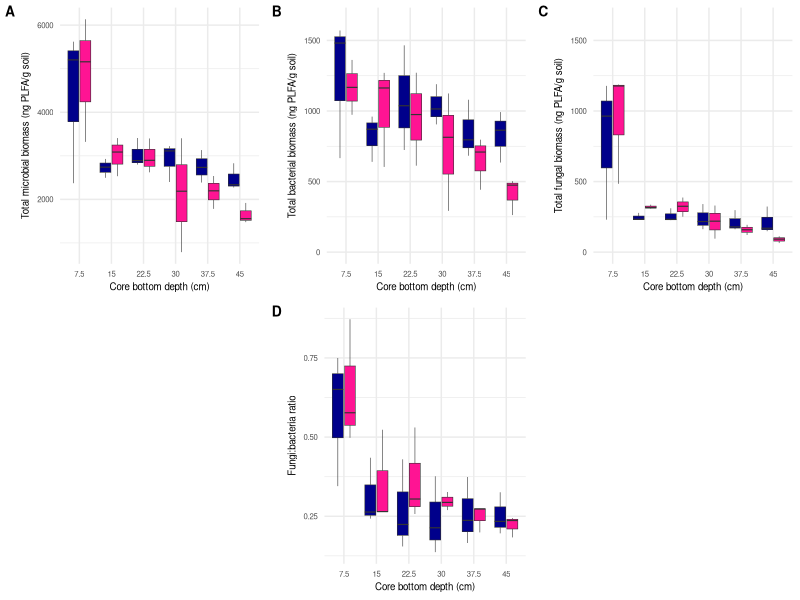
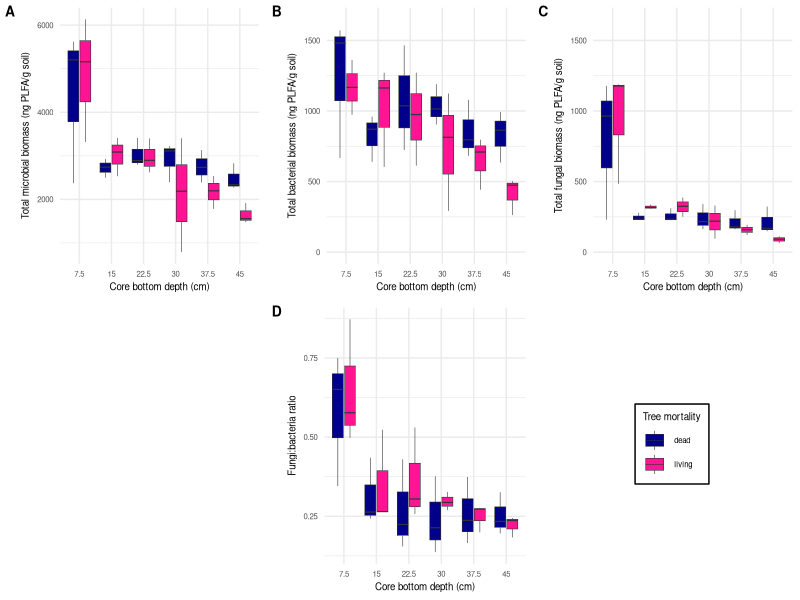
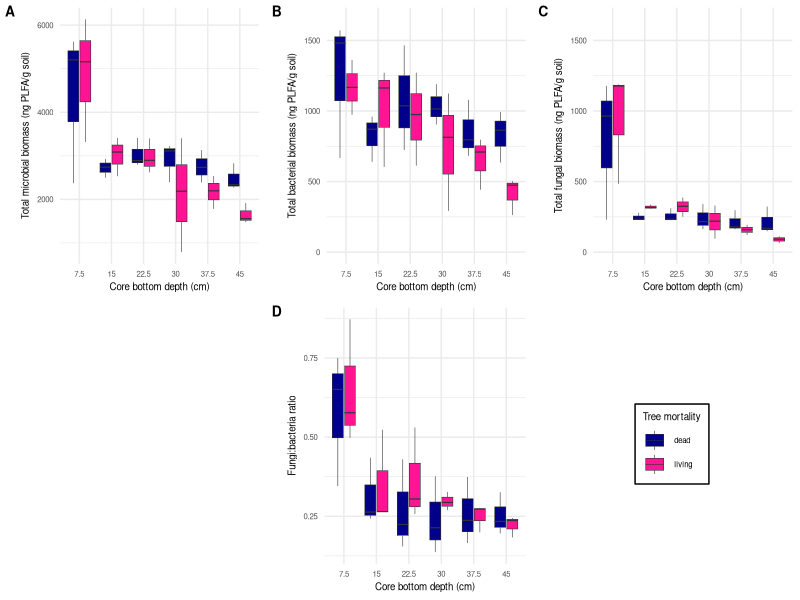
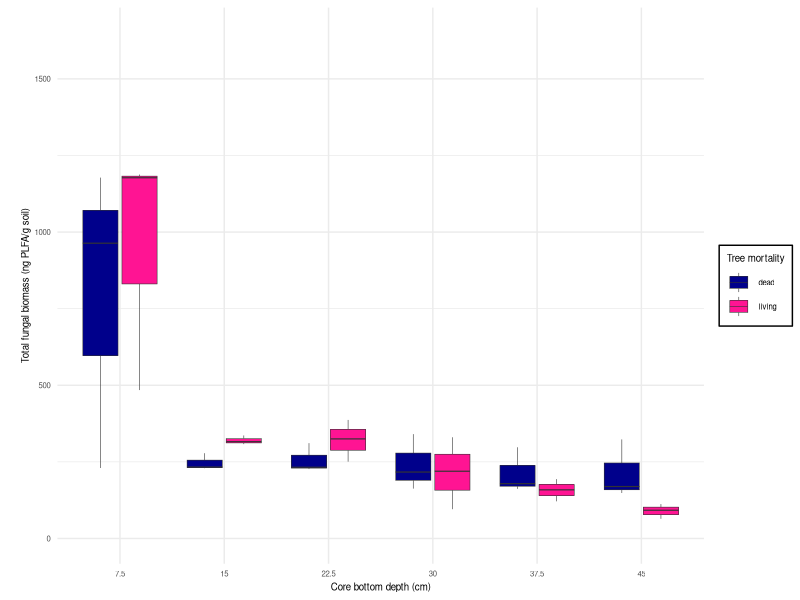

Reproduce these figures in R, in order. (Note: this script raises an error after producing the figures.)
## ---- chunk 1
knitr::opts_chunk$set(echo = TRUE)
## ---- chunk 2
library(tidyverse)
library(ggpubr)
library(cowplot)
## ---- chunk 3
# load in the metadata with PLFA data for all 36 samples
metadata36 <- read.csv("../../TidyData/Metadata/Results/per_sample_metadata_mip.csv")
## ---- chunk 4
discrete.depth = mutate(metadata36, core_bottom_depth_cm = as.character(core_bottom_depth_cm)) # make a dataframe in which depth is a discrete variable
discrete.depth$core_bottom_depth_cm <- factor(discrete.depth$core_bottom_depth_cm, levels=c("7.5", "15", "22.5", "30", "37.5", "45")) # put the levels of depth in order
## ---- chunk 5
fontSizeControl = theme(text = element_text(size = 7)) # code to add to each ggplot to set font size
ymax = 1650 # max ng lipid/g soil to show in bac and fun plot panels

makeMargins = theme(plot.margin = margin(t = 5.5, r = 5.5, b = 5.5, l = 15)) # widen left margin of each plot so the panel labels can fit in top left. 5.5 is default pt size for margins in ggplot.

boxplot_thinlines = geom_boxplot(linewidth = 0.2)

add_leg_box = theme(
    legend.background = element_rect(
      color = "black",
      linewidth = 0.5,
      linetype = "solid"
    )
  )
## ---- chunk 6
mic = ggplot(discrete.depth, aes(x = core_bottom_depth_cm, y = PLFA_Total_Living_Microbial_Biomass_ng_g, fill = Tree_Health)) +
  boxplot_thinlines +
  labs(x = "Core bottom depth (cm)", y = "Total microbial biomass (ng PLFA/g soil)") +
  theme_minimal()  + scale_fill_manual(name = "Tree mortality", values = c("darkblue", "deeppink")) + # colorblind-friendly colors 
  fontSizeControl +
  makeMargins

## ---- chunk 7
bac = ggplot(discrete.depth, aes(x = core_bottom_depth_cm, y = PLFA_Total_Bacteria_ng_g, fill = Tree_Health)) +
  boxplot_thinlines +
  labs(x = "Core bottom depth (cm)", y = "Total bacterial biomass (ng PLFA/g soil)") +
  theme_minimal() + scale_fill_manual(name = "Tree mortality", values = c("darkblue", "deeppink"))+ # colorblind-friendly colors
  fontSizeControl +
  ylim(0, ymax) + # set y-axis equal to other PLFA y axes
  makeMargins
## ---- chunk 8
fun = ggplot(discrete.depth, aes(x = core_bottom_depth_cm, y = PLFA_Total_Fungi_ng_g, fill = Tree_Health)) +
  boxplot_thinlines +
  labs(x = "Core bottom depth (cm)", y = "Total fungal biomass (ng PLFA/g soil)") +
  theme_minimal()+
  scale_fill_manual(name = "Tree mortality", values = c("darkblue", "deeppink"))+ # colorblind-friendly colors
  fontSizeControl +
  ylim(0, ymax) + # set y-axis equal to other PLFA y axes
  makeMargins +
  add_leg_box
## ---- chunk 9
discrete.depth = discrete.depth %>% 
  mutate(PLFA_fungi_to_bacteria_ratio = (PLFA_Total_Fungi_ng_g/PLFA_Total_Bacteria_ng_g)) # add column to discrete.depth metadata dataframe with computed fungi:bacteria ratio, based on PLFA biomass of fungi and bacteria

fb_ratio = ggplot(discrete.depth, aes(x = core_bottom_depth_cm, y = PLFA_fungi_to_bacteria_ratio, fill = Tree_Health)) +
  boxplot_thinlines +
  labs(x = "Core bottom depth (cm)", y = "Fungi:bacteria ratio") +
  theme_minimal() + scale_fill_manual(name = "Tree mortality", values = c("darkblue", "deeppink"))+ # colorblind-friendly colors
  fontSizeControl +
  makeMargins
## ---- chunk 10
blank = ggplot(discrete.depth, aes(x = , y = )) + theme_minimal()
blank
## ---- chunk 11
supFig3_2rows_noleg = ggpubr::ggarrange(
  mic, bac, fun, blank, fb_ratio, blank, # list of boxplots to be panels
  labels = c("A", "B", "C", "", "D", ""), # labels for each panel
  font.label = list(size = 10, color = "black", face = "bold", family = NULL),
  widths = c(4,4,4),
  heights = c(3,3),
  common.legend = TRUE, # common legend for all panels
  legend = "none", # legend displayed above all panels
  align = "h", # align panels horizontally and vertically
  nrow = 2, ncol = 3 # arrange panels: 1 row for plfa data, 1 row for ratio
)

supFig3_2rows_noleg


## ---- chunk 12
leg = get_legend(fun) # legend same for all panels so could grab it from any
supFig3_2rows = ggdraw(supFig3_2rows_noleg) + draw_grob(leg, hjust = -0.34, vjust = 0.24)
supFig3_2rows
## ---- chunk 13
# set size and resolution parameters

# requirements: 1000 ppi (pixels per inch), 140 mm wide
# 1 inch = 0.0393701 mm, 1 mm = 25.4 inches

ppi = 1000

w_mm = 190
hw_ratio = 1/2 # arbitrary

h_mm = w_mm*hw_ratio
w_i = w_mm/25.4
h_i = h_mm/25.4
## ---- chunk 14
# create the jpg figure file in this results folder and in the reports folder

jpeg("Results/SupFig3_2rows.jpg", width = w_i * ppi, height = h_i * ppi, res = ppi)

supFig3_2rows
dev.off()
## ---- chunk 15
# create A FUN ONLY jpg figure file in this results folder and in the reports folder

jpeg("Results/SupFig3_fun_only.jpg", width = (0.65*w_i) * ppi, height = h_i * ppi, res = ppi)


fun
dev.off()
## ---- chunk 16
# create the png figure file in this results folder and in the reports folder

png("Results/SupFig3.png", width = w_i * ppi, height = h_i * ppi, res = ppi)
png("../../Reports/SupFig3.png", width = w_i * ppi, height = h_i * ppi, res = ppi)


supFig3
dev.off()
